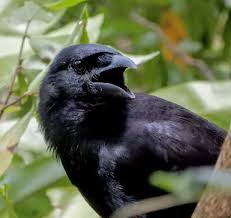
#> input picture dataset/1bded6ea70.jpg, 231 x 218 px
$ python -i processing.py   (imports and definitions only)   (older library calls are emulated)
#> lines starting #> are read from the running program, lines starting #| are printed output that depends on the picture; after the words box and inside, x2 and y2 are one past the last pixel; in counts of white or black regions, pixels touching at a corner belong together
#> further down, picture is the input picture: shape (218, 231, 3); mean B, G, R 78.5, 103.8, 97.7
import os
import cv2
import numpy as np
from pathlib import Path

_CORE_DIR    = Path(__file__).parent
_DNN_PROTO   = str(_CORE_DIR / "deploy.prototxt")
_DNN_MODEL   = str(_CORE_DIR / "res10_face.caffemodel")

_dnn_net = None

def to_rgb(img_bgr: np.ndarray) -> np.ndarray:
    return cv2.cvtColor(img_bgr, cv2.COLOR_BGR2RGB)


def to_grayscale(img_bgr: np.ndarray) -> np.ndarray:
    return cv2.cvtColor(img_bgr, cv2.COLOR_BGR2GRAY)


# [4 lines left out: function to_binary, not called in this run]

def equalize_histogram(img_bgr: np.ndarray) -> np.ndarray:
    gray = to_grayscale(img_bgr)
    return cv2.equalizeHist(gray)

# [10 lines left out: function contrast_stretching, not called in this run]


def brightness_adjustment(img_bgr: np.ndarray, beta: int = 50) -> np.ndarray:
    return cv2.convertScaleAbs(img_bgr, alpha=1.0, beta=beta)


def sharpening(img_bgr: np.ndarray, strength: float = 1.5) -> np.ndarray:
    blurred = cv2.GaussianBlur(img_bgr, (0, 0), 3)
    return cv2.addWeighted(img_bgr, 1 + strength, blurred, -strength, 0)

def filter_mean(img_bgr: np.ndarray, ksize: int = 5) -> np.ndarray:
    return cv2.blur(img_bgr, (ksize, ksize))


def filter_median(img_bgr: np.ndarray, ksize: int = 5) -> np.ndarray:
    return cv2.medianBlur(img_bgr, ksize)


def filter_gaussian(img_bgr: np.ndarray, ksize: int = 5, sigma: float = 0) -> np.ndarray:
    k = ksize if ksize % 2 == 1 else ksize + 1
    return cv2.GaussianBlur(img_bgr, (k, k), sigma)

def edge_canny(img_bgr: np.ndarray, low: int = 100, high: int = 200) -> np.ndarray:
    gray = to_grayscale(img_bgr)
    return cv2.Canny(gray, low, high)


# [39 lines left out: functions edge_prewitt, edge_sobel, segment_otsu, segment_adaptive, segment_kmeans, not called in this run]


def segment_watershed(img_bgr: np.ndarray) -> np.ndarray:
    gray    = cv2.cvtColor(img_bgr, cv2.COLOR_BGR2GRAY)
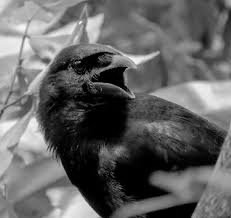
#> gray: shape (218, 231); min 0, max 252, mean 99.1
    _, thresh = cv2.threshold(gray, 0, 255, cv2.THRESH_BINARY_INV + cv2.THRESH_OTSU)
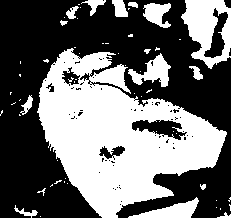
#> thresh: shape (218, 231); 42.8% white; 61 white regions (44 under 20 px), largest, box (x1, y1, x2, y2) and area: (37, 48, 227, 218) 16702, (181, 0, 231, 69) 1988, (128, 53, 171, 87) 669

    kernel  = np.ones((3, 3), np.uint8)
    opening = cv2.morphologyEx(thresh, cv2.MORPH_OPEN, kernel, iterations=2)
#> opening: shape (218, 231); 39.5% white; 12 white regions, largest, box (x1, y1, x2, y2) and area: (38, 51, 226, 218) 15435, (182, 0, 231, 67) 1952, (133, 200, 197, 218) 637

    sure_bg = cv2.dilate(opening, kernel, iterations=3)
#> sure_bg: shape (218, 231); 52.3% white; 9 black regions (4 under 20 px), largest, box (x1, y1, x2, y2) and area: (0, 0, 231, 218) 23465, (136, 122, 183, 137) 302, (66, 74, 91, 86) 107, (210, 29, 221, 54) 96, (105, 153, 112, 158) 35
    dist    = cv2.distanceTransform(opening, cv2.DIST_L2, 5)
    _, sure_fg = cv2.threshold(dist, 0.5 * dist.max(), 255, 0)
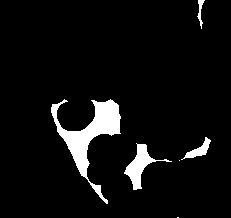
#> sure_fg: shape (218, 231) float32; 6% white; 6 white regions (2 under 20 px), largest, box (x1, y1, x2, y2) and area: (51, 99, 121, 204) 2059, (124, 143, 172, 190) 645, (181, 137, 211, 160) 226, (197, 0, 205, 29) 87
    sure_fg = sure_fg.astype(np.uint8)

    unknown = cv2.subtract(sure_bg, sure_fg)
#> unknown: shape (218, 231); 46.3% white; 7 white regions, largest, box (x1, y1, x2, y2) and area: (22, 48, 229, 218) 17888, (179, 0, 231, 82) 3002, (130, 197, 200, 218) 970

    _, markers = cv2.connectedComponents(sure_fg)
#> markers: shape (218, 231) int32; 7 distinct labels, from 0 to 6
    markers     = markers + 1
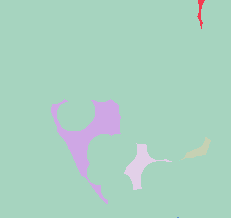
#> markers: shape (218, 231) int32; 7 distinct labels, from 1 to 7; one colour per label, 0 black
    markers[unknown == 255] = 0
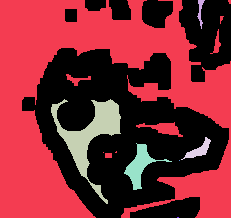
#> markers: shape (218, 231) int32; 8 distinct labels, from 0 to 7; one colour per label, 0 black

    markers = cv2.watershed(img_bgr, markers)
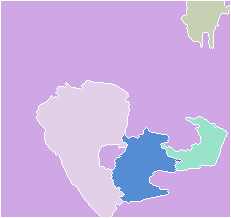
#> markers: shape (218, 231) int32; 7 distinct labels, from -1 to 6; one colour per label, 0 black, -1 white
    result  = img_bgr.copy()
    result[markers == -1] = [0, 0, 255]
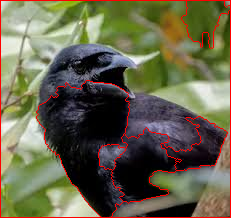
#> result: shape (218, 231, 3); 3.71% of pixels changed, all inside (x1, y1, x2, y2) = (0, 0, 231, 218)
    return result

>>> import cv2
>>> picture = cv2.imread('../dataset/1bded6ea70.jpg')
>>> result = segment_watershed(picture)
